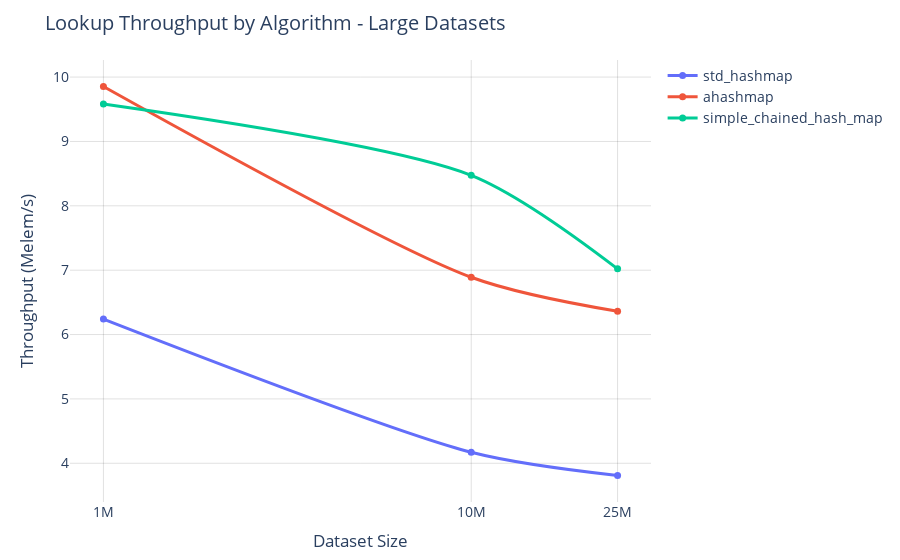

Notebook code cell kept with this figure:
### Code cell
fig = plot_bench(df, "lookup", "Lookup Throughput by Algorithm - Large Datasets", bench_type="throughput",  min_size=1000000)
fig.show()

### Figure 1 — Plotly figure (JSON) as saved in the notebook; plotly's stock layout.template omitted (floating-point values rounded to 4 significant figures)
{"data": [{"hovertemplate": "Algorithm=std_hashmap<br>Dataset Size=%{x}<br>Throughput (Melem/s)=%{y}<extra></extra>", "legendgroup": "std_hashmap", "line": {"color": "#636EFA", "dash": "solid", "shape": "spline", "smoothing": 0.8, "width": 3}, "marker": {"size": 7, "symbol": "circle"}, "mode": "lines+markers", "name": "std_hashmap", "orientation": "v", "showlegend": true, "type": "scatter", "x": [1000000, 10000000, 25000000], "xaxis": "x", "y": [6.24, 4.171, 3.81], "yaxis": "y"}, {"hovertemplate": "Algorithm=ahashmap<br>Dataset Size=%{x}<br>Throughput (Melem/s)=%{y}<extra></extra>", "legendgroup": "ahashmap", "line": {"color": "#EF553B", "dash": "solid", "shape": "spline", "smoothing": 0.8, "width": 3}, "marker": {"size": 7, "symbol": "circle"}, "mode": "lines+markers", "name": "ahashmap", "orientation": "v", "showlegend": true, "type": "scatter", "x": [1000000, 10000000, 25000000], "xaxis": "x", "y": [9.854, 6.89, 6.361], "yaxis": "y"}, {"hovertemplate": "Algorithm=simple_chained_hash_map<br>Dataset Size=%{x}<br>Throughput (Melem/s)=%{y}<extra></extra>", "legendgroup": "simple_chained_hash_map", "line": {"color": "#00CC96", "dash": "solid", "shape": "spline", "smoothing": 0.8, "width": 3}, "marker": {"size": 7, "symbol": "circle"}, "mode": "lines+markers", "name": "simple_chained_hash_map", "orientation": "v", "showlegend": true, "type": "scatter", "x": [1000000, 10000000, 25000000], "xaxis": "x", "y": [9.583, 8.474, 7.021], "yaxis": "y"}], "layout": {"autosize": true, "font": {"size": 14}, "hovermode": "x unified", "legend": {"title": {"text": ""}, "tracegroupgap": 0}, "margin": {"b": 55, "l": 70, "r": 20, "t": 60}, "title": {"text": "Lookup Throughput by Algorithm - Large Datasets"}, "xaxis": {"anchor": "y", "autorange": true, "domain": [0, 1], "gridcolor": "rgba(0, 0, 0, 0.12)", "range": [5.912, 7.486], "showgrid": true, "ticktext": ["10K", "100K", "1M", "10M", "25M"], "tickvals": [10000, 100000, 1000000, 10000000, 25000000], "title": {"text": "Dataset Size"}, "type": "log"}, "yaxis": {"anchor": "x", "autorange": true, "domain": [0, 1], "gridcolor": "rgba(0, 0, 0, 0.12)", "range": [3.334, 10.33], "showgrid": true, "title": {"text": "Throughput (Melem/s)"}, "type": "linear"}}}
